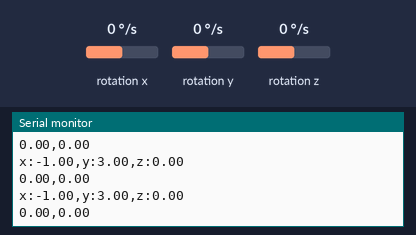
Bench run of a sketch on a simulated Arduino Nano 33 IoT. Shown: the last lines printed to the serial monitor. The inputs (shaded band) are chosen by the test bench; at power-on: rotation x 0 °/s, rotation y 0 °/s, rotation z 0 °/s.

Above: at 1.2 s.
1.3 s: rotation x set to -192 °/s
At 1.35 s:
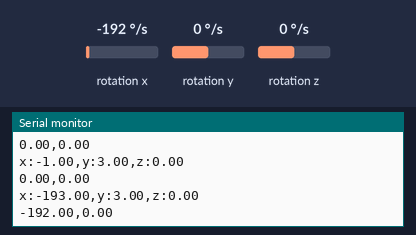
2.8 s: rotation y set to -192 °/s
At 2.8 s:
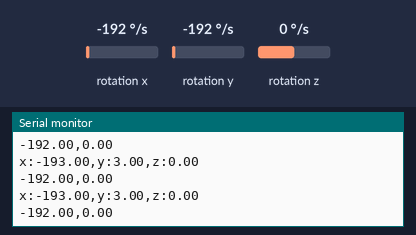
4.3 s: rotation z set to -192 °/s
At 4.35 s:
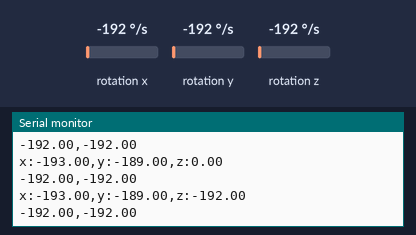

Measured:
- after the input at 1.3 s, the serial monitor: prints a new line at once (image 1)
- after the input at 4.3 s, the serial monitor: prints a new line at once (image 3)

The sketch:

best_ard.ino
```cpp
#include <Arduino_LSM6DS3.h> // include the LSM6DS3 library

void setup() {
  Serial.begin(115200); // initialize serial communication with the computer
  while (!Serial); // wait for serial communication to be ready

  if (!IMU.begin()) { // check if the IMU is connected and ready to use
    Serial.println("Failed to initialise IMU!"); // if not, print an error message and stop the sketch
    while (1);
  }

  Serial.print("Gyroscope sample rate = "); // print the gyroscope sample rate
  Serial.print(IMU.gyroscopeSampleRate());
  Serial.println(" Hz");
  Serial.println();
  Serial.println("Gyroscope in degrees/second"); // print a header for the gyroscope data
}

void loop() {
  if (IMU.gyroscopeAvailable()) { // check if new gyroscope data is available
    float x, y, z; // create variables to store the x, y and z gyroscope values
    IMU.readGyroscope(x, y, z); // read the gyroscope values and store them in x, y and z

    Serial.print("x:"); // print the x value label
    Serial.print(x - 1); // print the modified x value
    Serial.print(",y:"); // print the y value label
    Serial.print(y + 3); // print the modified y value
    Serial.print(",z:"); // print the z value label
    Serial.println(z); // print the unmodified z value

    // Send x and y values through the serial port
    Serial.print(x); // print the unmodified x value
    Serial.print(","); // separate the x and y values with a comma
    Serial.println(y); // print the unmodified y value

  }
 delay(50); // wait for 50 milliseconds before checking for new gyroscope data again
}
```
